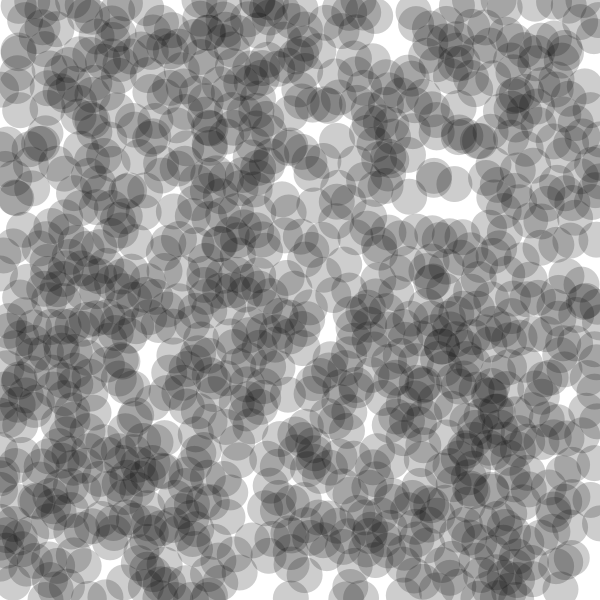
Frame 1 (no input)
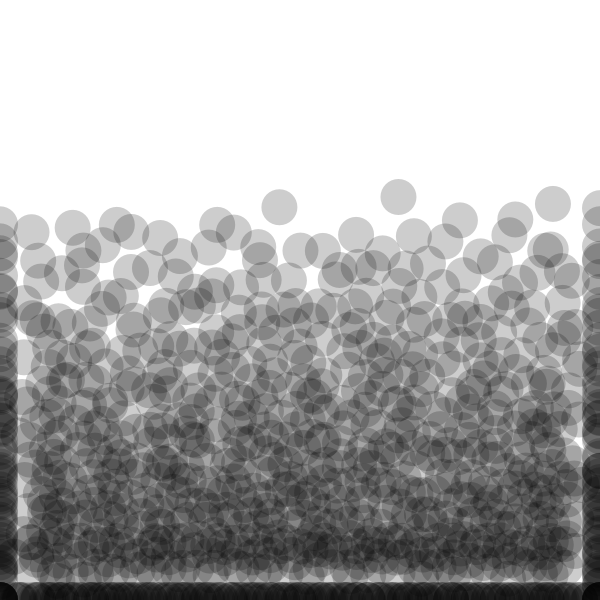
Frame 60 (the mouse pressed at the canvas centre just before this capture)
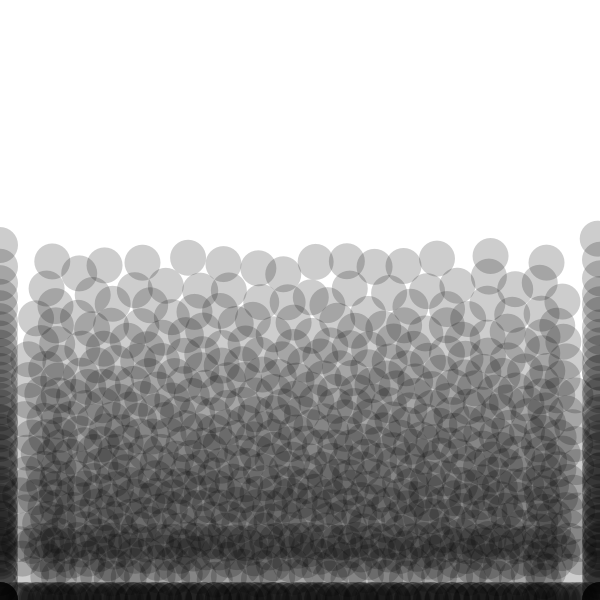
Frame 120 (the mouse held since frame 60 and released just before this capture)

The Processing sketch that drew these frames (run headless with seeded random() and noise(); from frame 60 on, the mouse is pressed at the canvas centre):

// Processing sketch: fluidRunner_pde
// ── fluidRunner_pde.pde
final int SIZE = 100;
final int NUM_PARTICLES = 1000;
Particle[] particles;

void setup() {
  size(600, 600);  // Window size in pixels
  pixelDensity(2);
  particles = new Particle[NUM_PARTICLES];
  for (int i = 0; i < NUM_PARTICLES; i++) {
    particles[i] = new Particle(random(SIZE), random(SIZE));
  }
}

void draw() {
  // Map 0-100 coordinate system to 0-600 pixels
  background(255);  // White background
  
  //fill(255, 50);   // instead of background()
  //rect(0, 0, width, height);
  
  // Update physics
  for (Particle particle : particles) {
    particle.calculateNextPosition(particles);
  }
  for (Particle particle : particles) {
    particle.updatePosition();
  }
  
  // Draw
  fill(0, 50);  // Black fill
  noStroke();
  for (Particle particle : particles) {
    particle.display();
  }  
  //filter(BLUR, 3);
}

class Particle {
  float x, y;
  float nextX, nextY;
  float xVel, yVel;
  
  final float INFLUENCE_RANGE = 20;
  final float REPULSIVE_RANGE = 10;
  final float FRICTION = 0.95;
  final float ATTRACTIVE_FORCE_CONSTANT = 0.01;
  final float REPULSIVE_FORCE_CONSTANT = 0.5;
  final float PARTICLE_SIZE = 3;
  final float MAX_VELOCITY = 5;
  boolean gravity = true;
  final float GRAVITY_STRENGTH = .3;
  final float MOUSE_STRENGTH = .1;
  final float MOUSE_RANGE = 20;

  Particle(float x, float y) {
    this.x = x;
    this.y = y;
    this.nextX = x;
    this.nextY = y;
    this.xVel = 0;
    this.yVel = 0;
  }
  
  float getDistance(Particle particle) {
    float dx = particle.x - this.x;
    float dy = particle.y - this.y;
    return sqrt(dx*dx + dy*dy);
  }
  
  float getXDistance(Particle particle) {
    return x - particle.x;
  }
  
  float getYDistance(Particle particle) {
    return y - particle.y;
  }
  
  boolean withinInfluence(Particle particle) {
    return getDistance(particle) < INFLUENCE_RANGE;
  }
  
  boolean tooClose(Particle particle) {
    return getDistance(particle) < REPULSIVE_RANGE;
  }
  
  float[] calculateForce(Particle[] particles) {
    float xForce = 0;
    float yForce = 0;
    
    for (Particle particle : particles) {
      if (particle == this) continue;
      
      if (this.withinInfluence(particle)) {
        float distance = max(1, this.getDistance(particle));
        float yDistance = this.getYDistance(particle);
        float xDistance = this.getXDistance(particle);
        
        if (this.tooClose(particle)) {
          float force = REPULSIVE_FORCE_CONSTANT / distance;
          xForce += force * xDistance / distance;
          yForce += force * yDistance / distance;
        } else {
          float force = ATTRACTIVE_FORCE_CONSTANT / distance;
          xForce -= force * xDistance / distance;
          yForce -= force * yDistance / distance;
        }
      }
    }
    
    if(gravity) {
      yForce += GRAVITY_STRENGTH;
    }
    
    if(mousePressed) {
      float simMouseX = map(mouseX, 0, width, 0, SIZE);
      float simMouseY = map(mouseY, 0, height, 0, SIZE);
      float distance = max(1, dist(simMouseX, simMouseY, this.x, this.y));
      if(distance < MOUSE_RANGE) {
        float xDistance = simMouseX - this.x;
        float yDistance = simMouseY - this.y;
        float force = MOUSE_STRENGTH * distance;
        if(mouseButton == LEFT) {
          xForce += force * xDistance / distance;
          yForce += force * yDistance / distance;
        } else if(mouseButton == RIGHT) {
          xForce -= force * xDistance / distance;
          yForce -= force * yDistance / distance;
        }
      }
    }
    return new float[]{xForce, yForce};
  }

  void calculateNextPosition(Particle[] particles) {
    float[] forces = calculateForce(particles);
    this.xVel += forces[0];
    this.yVel += forces[1];
    
    this.xVel = constrain(this.xVel, -MAX_VELOCITY, MAX_VELOCITY);
    this.yVel = constrain(this.yVel, -MAX_VELOCITY, MAX_VELOCITY);
    
    this.xVel *= FRICTION;
    this.yVel *= FRICTION;
    
    this.nextX = this.x + this.xVel;
    this.nextY = this.y + this.yVel;
    
    this.nextX = constrain(this.nextX, 0, SIZE);
    this.nextY = constrain(this.nextY, 0, SIZE);
    
    if (this.nextX == 0 || this.nextX == SIZE) {
      this.xVel *= -.5;
    }
    if (this.nextY == 0) {
      this.yVel *= -.5;
    }
  }

  void updatePosition() {
    this.x = this.nextX;
    this.y = this.nextY;
  }

  void display() {
    // Map from 0-100 to 0-600 pixel coordinates
    float pixelX = map(x, 0, SIZE, 0, width);
    float pixelY = map(y, 0, SIZE, 0, height);
    float pixelSize = map(PARTICLE_SIZE, 0, SIZE, 0, width);
    ellipse(pixelX, pixelY, pixelSize * 2, pixelSize * 2);
  }
}
